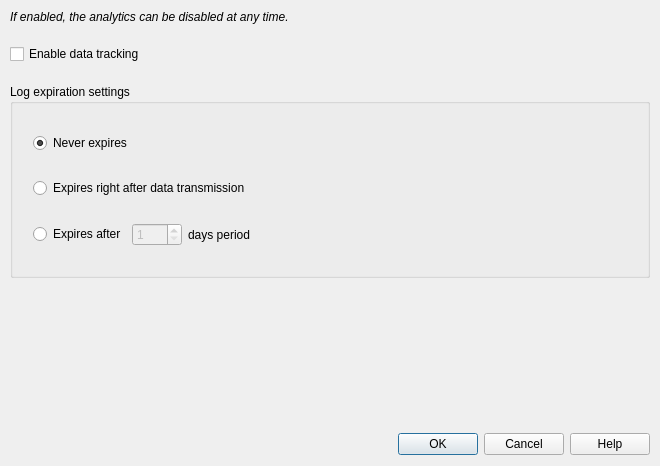
<?xml version="1.0" encoding="UTF-8"?>
<ui version="4.0">
 <class>SettingsDialog</class>
 <widget class="QDialog" name="SettingsDialog">
  <property name="geometry">
   <rect>
    <x>0</x>
    <y>0</y>
    <width>660</width>
    <height>466</height>
   </rect>
  </property>
  <property name="windowTitle">
   <string>Dialog</string>
  </property>
  <layout class="QVBoxLayout" name="verticalLayout" stretch="0,0,1,0,0">
   <property name="spacing">
    <number>20</number>
   </property>
   <property name="leftMargin">
    <number>10</number>
   </property>
   <property name="topMargin">
    <number>10</number>
   </property>
   <property name="rightMargin">
    <number>10</number>
   </property>
   <item>
    <widget class="QLabel" name="descrLabel">
     <property name="font">
      <font>
       <italic>true</italic>
      </font>
     </property>
     <property name="text">
      <string>If enabled, the analytics can be disabled at any time.</string>
     </property>
    </widget>
   </item>
   <item>
    <widget class="QCheckBox" name="checkBox">
     <property name="text">
      <string>Enable data tracking</string>
     </property>
    </widget>
   </item>
   <item>
    <widget class="QGroupBox" name="logGroupBox">
     <property name="title">
      <string>Log expiration settings</string>
     </property>
     <layout class="QGridLayout" name="gridLayout">
      <property name="leftMargin">
       <number>20</number>
      </property>
      <property name="topMargin">
       <number>10</number>
      </property>
      <property name="rightMargin">
       <number>20</number>
      </property>
      <property name="bottomMargin">
       <number>10</number>
      </property>
      <item row="0" column="0" colspan="3">
       <widget class="QRadioButton" name="keepRadioButton">
        <property name="toolTip">
         <string>Keep logs permanently</string>
        </property>
        <property name="text">
         <string>Never expires</string>
        </property>
        <property name="checked">
         <bool>true</bool>
        </property>
       </widget>
      </item>
      <item row="0" column="3">
       <spacer name="horizontalSpacer_3">
        <property name="orientation">
         <enum>Qt::Horizontal</enum>
        </property>
        <property name="sizeHint" stdset="0">
         <size>
          <width>379</width>
          <height>20</height>
         </size>
        </property>
       </spacer>
      </item>
      <item row="1" column="0" colspan="3">
       <widget class="QRadioButton" name="sentRadioButton">
        <property name="toolTip">
         <string>Logs cleaned-up right after data sent to backend</string>
        </property>
        <property name="text">
         <string>Expires right after data transmission</string>
        </property>
       </widget>
      </item>
      <item row="1" column="3">
       <spacer name="horizontalSpacer_2">
        <property name="orientation">
         <enum>Qt::Horizontal</enum>
        </property>
        <property name="sizeHint" stdset="0">
         <size>
          <width>379</width>
          <height>20</height>
         </size>
        </property>
       </spacer>
      </item>
      <item row="2" column="0">
       <widget class="QRadioButton" name="timeRadioButton">
        <property name="toolTip">
         <string>Logs cleaned-up after specified period of time</string>
        </property>
        <property name="text">
         <string>Expires after</string>
        </property>
       </widget>
      </item>
      <item row="2" column="1">
       <widget class="QSpinBox" name="cacheSpinBox">
        <property name="enabled">
         <bool>false</bool>
        </property>
        <property name="toolTip">
         <string>Logs cleaned-up after specified period of time</string>
        </property>
        <property name="minimum">
         <number>1</number>
        </property>
        <property name="maximum">
         <number>365</number>
        </property>
       </widget>
      </item>
      <item row="2" column="2">
       <widget class="QLabel" name="label">
        <property name="toolTip">
         <string>Logs cleaned-up after specified period of time</string>
        </property>
        <property name="text">
         <string>days period</string>
        </property>
       </widget>
      </item>
      <item row="2" column="3">
       <spacer name="horizontalSpacer">
        <property name="orientation">
         <enum>Qt::Horizontal</enum>
        </property>
        <property name="sizeHint" stdset="0">
         <size>
          <width>379</width>
          <height>20</height>
         </size>
        </property>
       </spacer>
      </item>
     </layout>
    </widget>
   </item>
   <item>
    <spacer name="verticalSpacer">
     <property name="orientation">
      <enum>Qt::Vertical</enum>
     </property>
     <property name="sizeHint" stdset="0">
      <size>
       <width>20</width>
       <height>135</height>
      </size>
     </property>
    </spacer>
   </item>
   <item>
    <widget class="QDialogButtonBox" name="buttonBox">
     <property name="orientation">
      <enum>Qt::Horizontal</enum>
     </property>
     <property name="standardButtons">
      <set>QDialogButtonBox::Cancel|QDialogButtonBox::Help|QDialogButtonBox::Ok</set>
     </property>
    </widget>
   </item>
  </layout>
 </widget>
 <resources/>
 <connections>
  <connection>
   <sender>buttonBox</sender>
   <signal>accepted()</signal>
   <receiver>SettingsDialog</receiver>
   <slot>accept()</slot>
   <hints>
    <hint type="sourcelabel">
     <x>248</x>
     <y>254</y>
    </hint>
    <hint type="destinationlabel">
     <x>157</x>
     <y>274</y>
    </hint>
   </hints>
  </connection>
  <connection>
   <sender>buttonBox</sender>
   <signal>rejected()</signal>
   <receiver>SettingsDialog</receiver>
   <slot>reject()</slot>
   <hints>
    <hint type="sourcelabel">
     <x>316</x>
     <y>260</y>
    </hint>
    <hint type="destinationlabel">
     <x>286</x>
     <y>274</y>
    </hint>
   </hints>
  </connection>
 </connections>
</ui>
